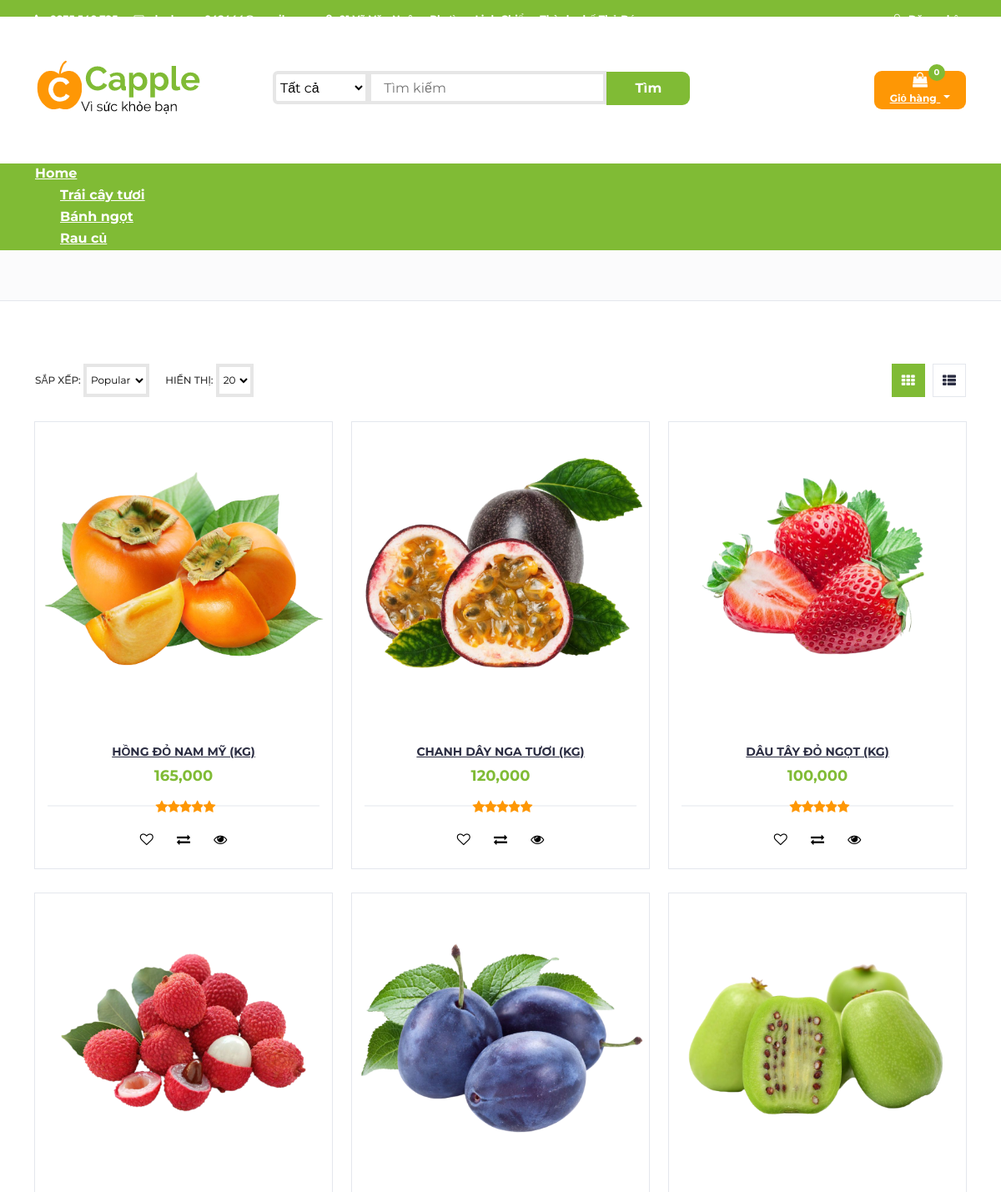
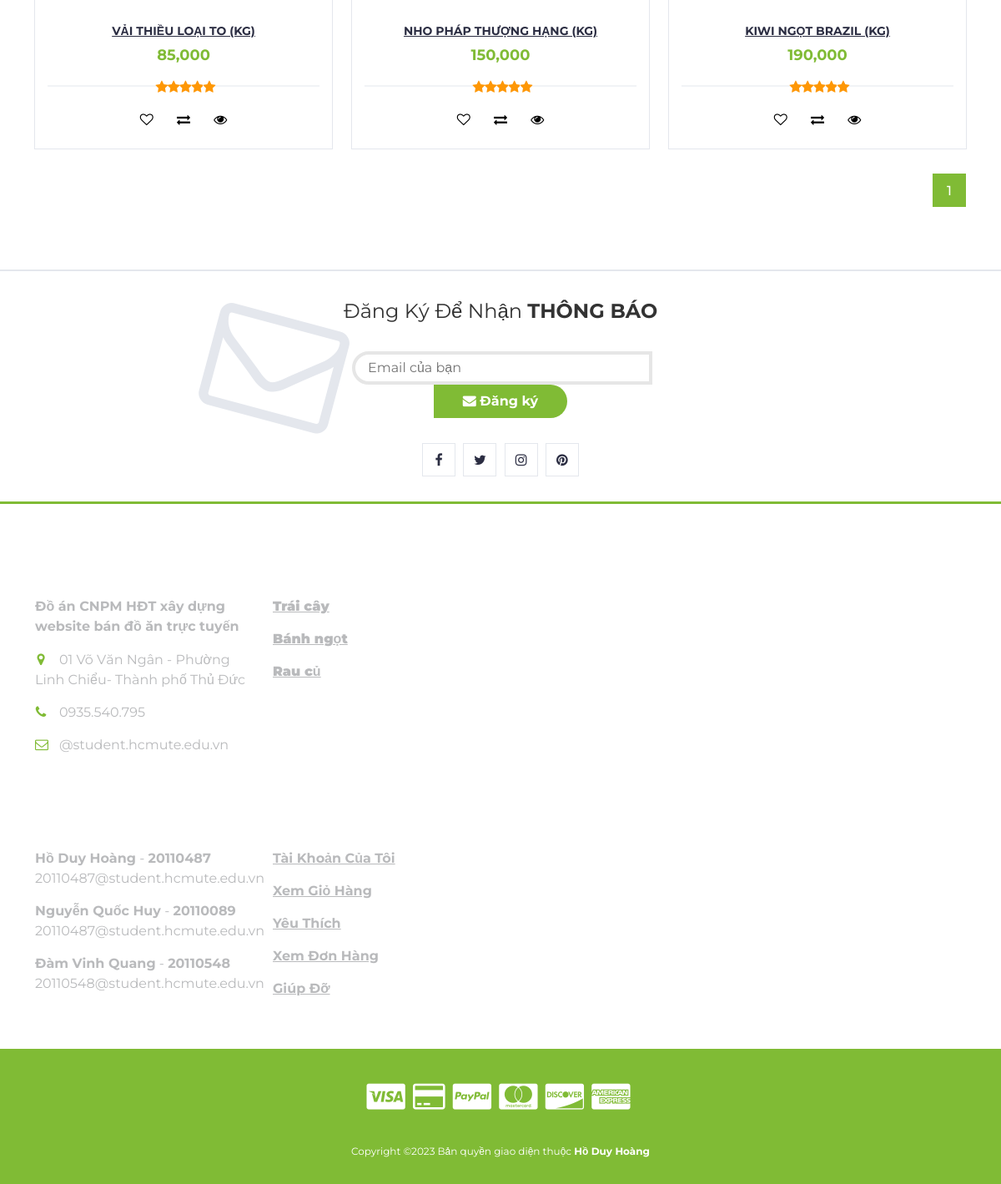
Screenshot of /products.php?type_id=1 with the database file from the repository (2 pictures, top to bottom).
### tables this page shows
CREATE TABLE `protypes` (
  `type_id` int(11) NOT NULL,
  `type_name` varchar(100) NOT NULL
);

CREATE TABLE `products` (
  `id` int(11) NOT NULL,
  `name` varchar(150) NOT NULL,
  `manu_id` int(11) NOT NULL,
  `type_id` int(11) NOT NULL,
  `price` int(11) NOT NULL,
  `pro_image` varchar(150) NOT NULL,
  `description` text NOT NULL,
  `feature` tinyint(4) NOT NULL,
  `created_at` timestamp NOT NULL DEFAULT current_timestamp()
);

### models/db.php (called while the page is built)
<?php
class Db
{
	public static $connection;
    public function __construct()
    {
    if (!self::$connection) {
    self::$connection = new mysqli(DB_HOST, DB_USER, DB_PASSWORD, DB_NAME, PORT);
    self::$connection->set_charset(DB_CHARSET);
    }
    return self::$connection;
    }
}

### models/protype.php (called while the page is built, shortened)
<?php
class Protype extends Db{
    public function getAllProtype()
    {
    $sql = self::$connection->prepare("SELECT * FROM protypes");
    $sql->execute();
    $item = $sql->get_result()->fetch_all(MYSQLI_ASSOC);
    return $item;
    }
}

### products.php (the view, shortened to what this page needs)
<?php
if (isset($_SESSION['user'])) {
	include "headeruser.php";
} else {
	include "header.php";
} ?>
<div id="breadcrumb" class="section">
</div>
<div class="section">
	<div class="container">
		<div class="row">
			<div id="store" class="col-lg-12">
				<div class="store-filter clearfix">
					<div class="store-sort">
						<label>
							Sắp xếp:
							<select class="input-select">
								<option value="0">Popular</option>
							</select>
						</label>
						<label>
							Hiển thị:
							<select class="input-select">
								<option value="0">20</option>
							</select>
						</label>
					</div>
					<ul class="store-grid">
						<li class="active"><i class="fa fa-th"></i></li>
						<li><a href="#"><i class="fa fa-th-list"></i></a></li>
					</ul>
				</div>
				<div class="row">
					<?php
					if (isset($_GET['type_id'])) :
						$type_id = $_GET['type_id'];
						$getProductsByType = $product->getProductsByType($type_id);
						$perPage = 6;
						$page = isset($_GET['page']) ? $_GET['page'] : 1;
						$total = count($getProductsByType);
						$url = $_SERVER['PHP_SELF'] . "?type_id=" . $type_id;
						$get3ProductsByType = $product->get3ProductsByType($type_id, $page, $perPage);
						foreach ($get3ProductsByType as $value) :
					?>
							<div class="col-md-4 col-xs-6">
								<div class="product">
									<div class="product-img">
										<img src="./img/<?php echo $value['pro_image'] ?>" alt="">
									</div>
									<div class="product-body">
										<h3 class="product-name"><a href="detail.php?id=<?php echo $value['id'] ?>&type_id=<?php echo $value['type_id'] ?>"><?php echo $value['name'] ?></a></h3>
										<h4 class="product-price"><?php echo number_format($value['price']) ?></h4>
										<div class="product-rating">
											<i class="fa fa-star"></i>
											<i class="fa fa-star"></i>
											<i class="fa fa-star"></i>
											<i class="fa fa-star"></i>
											<i class="fa fa-star"></i>
										</div>
										<div class="product-btns">
											<button class="add-to-wishlist"><i class="fa fa-heart-o"></i><span class="tooltipp">add to wishlist</span></button>
											<button class="add-to-compare"><i class="fa fa-exchange"></i><span class="tooltipp">add to compare</span></button>
											<button class="quick-view"><i class="fa fa-eye"></i><span class="tooltipp">quick view</span></button>
										</div>
									</div>
									<a href="addcart.php?id=<?php echo $value['id'] ?>&type_id=<?php echo $value['type_id'] ?>">
										<div class="add-to-cart">
											<button class="add-to-cart-btn"><i class="fa fa-shopping-cart"></i> thêm vào giỏ</button>
										</div>
									</a>
								</div>
							</div>
						<?php endforeach; ?>
				</div>
				<div class="store-filter clearfix">
					<ul class="store-pagination">
						<?php echo $product->paginate($url, $total, $perPage, $page); ?>
					</ul>
				</div>
			<?php endif; ?>
			</div>
		</div>
	</div>
</div>
<?php include "footer.php" ?>

### topheader.php (shortened to what this page needs)
<!DOCTYPE html>
<html lang="en">
<head>
    <link type="text/css" rel="stylesheet" href="css/bootstrap.min.css" />
    <link type="text/css" rel="stylesheet" href="css/slick.css" />
    <link type="text/css" rel="stylesheet" href="css/slick-theme.css" />
    <link type="text/css" rel="stylesheet" href="css/nouislider.min.css" />
    <link rel="stylesheet" href="css/font-awesome.min.css">
    <link type="text/css" rel="stylesheet" href="css/style.css" />
</head>

### header.php (shortened to what this page needs)
<?php
require "models/db.php";
require "models/product.php";
require "models/protype.php";
$product = new Product;
$protype = new Protype;
$getAllProducts = $product->getAllProducts();
?>
<?php
    include "topheader.php"
?>
<body>
    <header>
        <div id="top-header">
            <div class="container">
                <ul class="header-links pull-left">
                    <li><a href="tel:0935540795"><i class="fa fa-phone"></i> 0935.540.795</a></li>
                    <li><a href="mailto:duyhoang04244@gmail.com"><i class="fa fa-envelope-o"></i> duyhoang042444@gmail.com</a></li>
                    <li><a href="https://goo.gl/maps/HATUMepFByXb91iT7"><i class="fa fa-map-marker"></i> 01 Võ Văn Ngân - Phường Linh Chiểu - Thành phố Thủ Đức</a></li>
                </ul>
                <ul class="header-links pull-right">
                    <li><a href="login/index.php"><i class="fa fa-user-o"></i> Đăng nhập</a></li>
                </ul>
            </div>
        </div>
        <div id="header">
            <div class="container">
                <div class="row">
                    <div class="col-md-3">
                        <div class="header-logo">
                            <a href="index.php" class="logo">
                                <img src="./img/logobandoan.jpg" alt="">
                            </a>
                        </div>
                    </div>
                   <div class="col-md-6">
                        <div class="header-search">
                            <form method="get" action="result.php">
                                <select class="input-select" name="searchCol">
                                    <option value="0">Tất cả</option>
                                </select>
                                <input name="keyword" class="input" placeholder="Tìm kiếm">
                                <button type="submit" class="search-btn">Tìm</button>
                            </form>
                        </div>
                    </div>
                    <div class="col-md-3 clearfix">
                        <div class="header-ctn">
                            <div class="dropdown">
                                <a class="dropdown-toggle" data-toggle="dropdown" aria-expanded="true">
                                    <i class="fa fa-shopping-bag"></i>
                                    <span>Giỏ hàng</span>
                                    <?php
                                    $temp = 0;
                                    ?>
                                    <div class="qty"><?php echo $temp; ?></div>
                                </a>
                            </div>
                        </div>
                    </div>
                </div>
            </div>
        </div>
    </header>
    <nav id="navigation">
        <div class="container">
            <div id="responsive-nav">
                <ul class="main-nav nav navbar-nav">
                    <?php
					$getAllProtype = $protype->getAllProtype();
					if (isset($_GET['type_id'])) : ?>
                    <li><a href="index.php">Home</a></li>
                    <?php
						$type_id = $_GET['type_id'];
						foreach ($getAllProtype as $value) :
						?>
                    <li <?php if($type_id==$value['type_id']) echo 'class="active"' ?>><a
                            href="products.php?type_id=<?php echo $value['type_id'] ?>">
                            <?php echo $value['type_name'] ?></a></li>
                    <?php endforeach; ?>
                    <?php endif; ?>
                </ul>
            </div>
        </div>
    </nav>

### models/product.php (shortened to what this page needs)
<?php
class Product extends Db
{
    public function getAllProducts()
    {
        $sql = self::$connection->prepare("SELECT * FROM products");
        $sql->execute();
        $item = $sql->get_result()->fetch_all(MYSQLI_ASSOC);
        return $item;
    }
    public function getProductsByType($type_id)
    {
        $sql = self::$connection->prepare("SELECT * FROM products WHERE type_id = ?");
        $sql->bind_param("i", $type_id);
        $sql->execute();
        $items = $sql->get_result()->fetch_all(MYSQLI_ASSOC);
        return $items;
    }
    public function get3ProductsByType($type_id, $page, $perPage)
    {
        $firstLink = ($page - 1) * $perPage;
        $sql = self::$connection->prepare("SELECT * FROM products
        WHERE type_id = ? LIMIT ?, ?");
        $sql->bind_param("iii", $type_id, $firstLink, $perPage);
        $sql->execute();
        $items = $sql->get_result()->fetch_all(MYSQLI_ASSOC);
        return $items;
    }
    public function paginate($url, $total, $perPage, $page)
    {
        $totalLinks = ceil($total / $perPage);
        $link = "";
        for ($j = 1; $j <= $totalLinks; $j++) {
            if ($page == $j) {
                $link = $link . "<li class ='active'> $j </a></li>";
            } else {
                $link = $link . "<li><a href='$url&page=$j'> $j </a></li>";
            }
        }
        return $link;
    }
}

### footer.php (shortened to what this page needs)
<div id="newsletter" class="section">
    <div class="container">
        <div class="row">
            <div class="col-md-12">
                <div class="newsletter">
                    <p>Đăng Ký Để Nhận <strong>THÔNG BÁO</strong></p>
                    <form>
                        <input class="input" type="email" placeholder="Email của bạn">
                        <button class="newsletter-btn"><i class="fa fa-envelope"></i> Đăng ký</button>
                    </form>
                    <ul class="newsletter-follow">
                        <li>
                            <a href="https://www.facebook.com/"><i class="fa fa-facebook"></i></a>
                        </li>
                        <li>
                            <a href="https://twitter.com/"><i class="fa fa-twitter"></i></a>
                        </li>
                        <li>
                            <a href="https://www.instagram.com/"><i class="fa fa-instagram"></i></a>
                        </li>
                        <li>
                            <a href="https://www.pinterest.com/"><i class="fa fa-pinterest"></i></a>
                        </li>
                    </ul>
                </div>
            </div>
        </div>
    </div>
</div>
<footer id="footer">
    <div class="section">
        <div class="container">
            <div class="row">
                <div class="col-md-3 col-xs-6">
                    <div class="footer">
                        <h3 class="footer-title">Chúng tôi</h3>
                        <p><strong>Đồ án CNPM HĐT xây dựng website bán đồ ăn trực tuyến</strong></p>
                        <ul class="footer-links">
                            <li><i class="fa fa-map-marker"></i>01 Võ Văn Ngân - Phường Linh Chiểu- Thành phố Thủ Đức</li>
                            <li><i class="fa fa-phone"></i>0935.540.795</li>
                            <li><i class="fa fa-envelope-o"></i>@student.hcmute.edu.vn</li>
                        </ul>
                    </div>
                </div>
                <div class="col-md-3 col-xs-6">
                    <div class="footer">
                        <h3 class="footer-title">thể loại</h3>
                        <ul class="footer-links">
                            <li><a href="products.php?type_id=1"><strong>Trái cây</strong></a></li>
                            <li><a href="products.php?type_id=2"><strong>Bánh ngọt</strong></a></li>
                            <li><a href="products.php?type_id=3"><strong>Rau củ</strong></a></li>
                        </ul>
                    </div>
                </div>
                <div class="col-md-3 col-xs-6">
                    <div class="footer">
                        <h3 class="footer-title">thông tin</h3>
                        <ul class="footer-links">
                            <li><strong>Hồ Duy Hoàng</strong> - <strong> 20110487 </strong>20110487@student.hcmute.edu.vn</li>
                            <li><strong>Nguyễn Quốc Huy</strong> - <strong> 20110089 </strong>20110487@student.hcmute.edu.vn</li>
                            <li><strong>Đàm Vinh Quang</strong> - <strong> 20110548 </strong>20110548@student.hcmute.edu.vn</li>
                        </ul>
                    </div>
                </div>
                <div class="col-md-3 col-xs-6">
                    <div class="footer">
                        <h3 class="footer-title">Dịch vụ</h3>
                        <ul class="footer-links">
                            <li><a href="login/index.php">Tài Khoản Của Tôi</a></li>
                            <li><a href="#">Xem Giỏ Hàng</a></li>
                            <li><a href="#">Yêu Thích</a></li>
                            <li><a href="#">Xem Đơn Hàng</a></li>
                            <li><a href="#">Giúp Đỡ</a></li>
                        </ul>
                    </div>
                </div>
            </div>
        </div>
    </div>
    <div id="bottom-footer" class="section">
        <div class="container">
            <div class="row">
                <div class="col-md-12 text-center">
                    <ul class="footer-payments">
                        <li><a href="#"><i class="fa fa-cc-visa"></i></a></li>
                        <li><a href="#"><i class="fa fa-credit-card"></i></a></li>
                        <li><a href="#"><i class="fa fa-cc-paypal"></i></a></li>
                        <li><a href="#"><i class="fa fa-cc-mastercard"></i></a></li>
                        <li><a href="#"><i class="fa fa-cc-discover"></i></a></li>
                        <li><a href="#"><i class="fa fa-cc-amex"></i></a></li>
                    </ul>
                    <span class="copyright">
                        Copyright &copy; Bản quyền giao diện thuộc <strong> Hồ Duy Hoàng </strong> </a>
                    </span>
                </div>
            </div>
        </div>
    </div>
</footer>
</body>
</html>

### rows the page displays
protypes: type_name "Trái cây tươi"
protypes: type_name "Bánh ngọt"
protypes: type_name "Rau củ"
products: pro_image (picture), name "HỒNG ĐỎ NAM MỸ (KG)", price "165,000"
products: pro_image (picture), name "CHANH DÂY NGA TƯƠI (KG)", price "120,000"
products: pro_image (picture), name "DÂU TÂY ĐỎ NGỌT (KG)", price "100,000"
products: pro_image (picture), name "VẢI THIỀU LOẠI TO (KG)", price "85,000"
products: pro_image (picture), name "NHO PHÁP THƯỢNG HẠNG (KG)", price "150,000"
products: pro_image (picture), name "KIWI NGỌT BRAZIL (KG)", price "190,000"

### other values shown
$temp "0"
